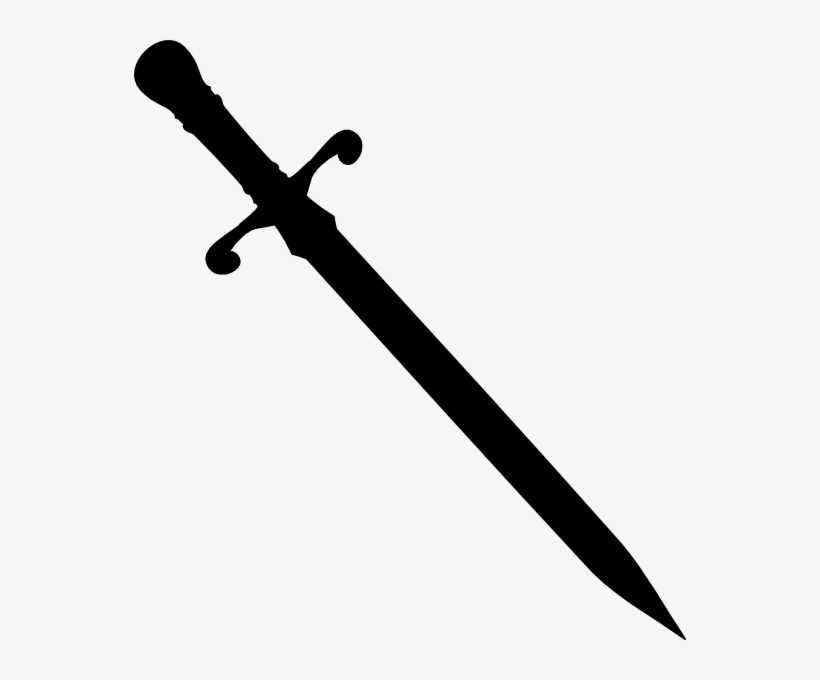
#> input picture imgs/sword.jpeg, 820 x 680 px
$ jupyter execute 14_contour_properties.ipynb   (shell and % lines are left out)
#> lines starting #> are read from the running program, lines starting #| are printed output that depends on the picture; after the words box and inside, x2 and y2 are one past the last pixel; in counts of white or black regions, pixels touching at a corner belong together
### funcs.py
import cv2 as cv
import numpy as np
from matplotlib import pyplot as plt

# ------------------------------------------------------------
### matplotlib_imshow
# ------------------------------------------------------------


# converting color mode to RGB and displaying the image as matplotlib figure
def matplotlib_imshow(
    img_title="", img=None, fig_h=5, cv_colorspace_conversion_flag=cv.COLOR_BGR2RGB
):
    """
    title: plot title (to be shown)
    img: image to plot
    fig_h = 7: figure height is set to 7
    cv_colorspace_conversion_flag = cv.COLOR_BGR2RGB: colorspace conversion
    """

    # tinkering with size
    try:
        img_height, img_width = img.shape[0], img.shape[1]
        aspect_ratio = img_width / img_height
        plt.figure(figsize=(fig_h, fig_h * aspect_ratio))
    except AttributeError:
        print(
            "None Type image. Correct_syntax is, matplotlib_imshow(img_title, img, fig_h, cv_colorspace_conversion_flag)."
        )

    # actual code for displaying the image
    plt.imshow(cv.cvtColor(img, cv_colorspace_conversion_flag))
    plt.title(img_title)
    plt.show()


# ------------------------------------------------------------
### Get grayscale canvas (2D)
# ------------------------------------------------------------


def get_canvas(shape, color_code=(80)):
    return np.full(shape, fill_value=color_code, dtype=np.uint8)


# ------------------------------------------------------------
### Auto Canny Edge detector
# ------------------------------------------------------------


# [86 lines left out: functions auto_canny, find_contours, draw_all_contours_one_by_one, not called in this run]

### transform.py
import numpy as np
import matplotlib.pyplot as plt
import random
import cv2 as cv
from imutils import rotate_bound


def find_contours(img):
    _, thresh_img = cv.threshold(img, 200, 255, cv.THRESH_BINARY)
    cnt, _ = cv.findContours(thresh_img, cv.RETR_EXTERNAL, cv.CHAIN_APPROX_NONE)
    return cnt


def translate(img):
    img_height, img_width = img.shape[:2]
    Tx = int(np.random.randint(10, 50) / 100 * img_width)
    Ty = int(np.random.randint(10, 50) / 100 * img_height)

    T = np.float32([[1, 0, Tx], [0, 1, Ty]])

    dsize_width, dsize_height = Tx + img_width + 10, Ty + img_height + 10

    translated_img = cv.warpAffine(img, T, (dsize_width, dsize_height))
    translated_img_title = f"Translation (X shift: {Tx}, Y shift: {Ty})"

    return translated_img, translated_img_title


def scale(img):
    img_h, img_w = img.shape[:2]
    image_center = (img_w / 2), (
        img_h / 2
    )  # we need in this format because of opencv format

    scale_factor = round(random.uniform(0.6, 1), 2)

    transformation_matrix = cv.getRotationMatrix2D(image_center, 0, scale_factor)

    scaled_img = cv.warpAffine(img, transformation_matrix, (img_w, img_h))
    scaled_img_title = f"Scale factor: {scale_factor}"

    return scaled_img, scaled_img_title


def rotate(img):
    rotation_angle = np.random.randint(10, 320)

    # under the hood, imutils.rotate_bound uses opencv to do this
    rotated_img = rotate_bound(img, -rotation_angle)
    rotated_img_title = f"Rotation Angle (CCW): {rotation_angle}"

    return rotated_img, rotated_img_title


def transform(
    img=None,
    translate_img=False,
    scale_img=False,
    rotate_img=False,
    translate_and_scale_img=False,
    translate_and_rotate_img=False,
    translate_scale_and_rotate_img=False,
):
    if img is None:
        print("Please provide valid image (Numpy Array).")
        exit()

    if translate_img:
        translated_img, translated_img_title = translate(img)
        translated_img_cnt = find_contours(translated_img)[0]

        return translated_img_cnt, translated_img_title

    if scale_img:
        scaled_img, scaled_img_title = scale(img)
        scaled_img_cnt = find_contours(scaled_img)[0]

        return scaled_img_cnt, scaled_img_title

    if rotate_img:
        rotated_img, rotated_img_title = rotate(img)
        rotated_img_cnt = find_contours(rotated_img)[0]

        return rotated_img_cnt, rotated_img_title

    if translate_and_scale_img:
        translated_img, translated_img_title = translate(img)
        translated_and_scaled_img, scaled_img_title = scale(translated_img)

        translated_and_scaled_img_cnt = find_contours(translated_and_scaled_img)[0]

        translated_and_scaled_img_title = f"{translated_img_title}\n{scaled_img_title}"

        return translated_and_scaled_img_cnt, translated_and_scaled_img_title

    if translate_and_rotate_img:
        translated_img, translated_img_title = translate(img)
        translated_and_rotated_img, rotated_img_title = rotate(translated_img)

        translated_and_rotated_img_cnt = find_contours(translated_and_rotated_img)[0]

        # # bringing the contour back to the center
        # translated_and_rotated_img_cnt = translated_and_rotated_img_cnt - np.array(
        #     [img.shape[0] / 2, img.shape[1] / 2], dtype=np.int32
        # )

        translated_and_rotated_img_title = (
            f"{translated_img_title}\n{rotated_img_title}"
        )

        return translated_and_rotated_img_cnt, translated_and_rotated_img_title

    if translate_scale_and_rotate_img:
        translated_img, translated_img_title = translate(img)
        translated_and_scaled_img, scaled_img_title = scale(translated_img)
        translated_scaled_and_rotated_img, rotated_img_title = rotate(
            translated_and_scaled_img
        )

        translated_scaled_and_rotated_img_cnt = find_contours(
            translated_scaled_and_rotated_img
        )[0]

        # # bringing the contour back to the center
        # translated_scaled_and_rotated_img_cnt = (
        #     translated_scaled_and_rotated_img_cnt
        #     - np.array([img.shape[0] / 2, img.shape[1] / 2], dtype=np.int32)
        # )

        translated_scaled_and_rotated_img_title = (
            f"{translated_img_title}\n{scaled_img_title}\n{rotated_img_title}"
        )

        return (
            translated_scaled_and_rotated_img_cnt,
            translated_scaled_and_rotated_img_title,
        )

### 14_contour_properties.ipynb
### Import Statements

[cell 1]
import matplotlib.pyplot as plt
import numpy as np
import cv2 as cv

[cell 2]
from funcs import get_canvas
from funcs import matplotlib_imshow

[cell 3]
# the transform function is used to apply some scaling, rotation and translation to an image randomly
from transform import transform

### *Finding and drawing contours (from an image)*

[cell 4]
img = cv.bitwise_not(cv.imread("./imgs/sword.jpeg", 0))

[cell 5]
def find_contours(img):
    thresh_val, thresh_img = cv.threshold(img, 120, 255, cv.THRESH_BINARY)
#> thresh_img: shape (680, 820); 6.5% white; 1 white region
    cnt, hier = cv.findContours(thresh_img, cv.RETR_EXTERNAL, cv.CHAIN_APPROX_NONE)
#> cnt = 1 contour; box (x1, y1, x2, y2) and area: (134, 40, 686, 640) 35679
    return cnt

- Normal Image (Without any Translation, Scaling or, Rotation Applied)

[cell 6]
cnt = find_contours(img)[0]
#> cnt = contour of 1586 points, box (x1, y1, x2, y2) (134, 40, 686, 640), area 35679

[cell 7]
canvas_shape = tuple(int(2 * i) for i in img.shape)

[cell 8]
# drawing the contour
canvas = get_canvas(canvas_shape, (80))
matplotlib_imshow("Image cnt", cv.drawContours(canvas, [cnt], -1, (255, 255), 2), 5)
#> in matplotlib_imshow, `plt.imshow(cv.cvtColor(img, cv_colorspace_conversion_flag))`:
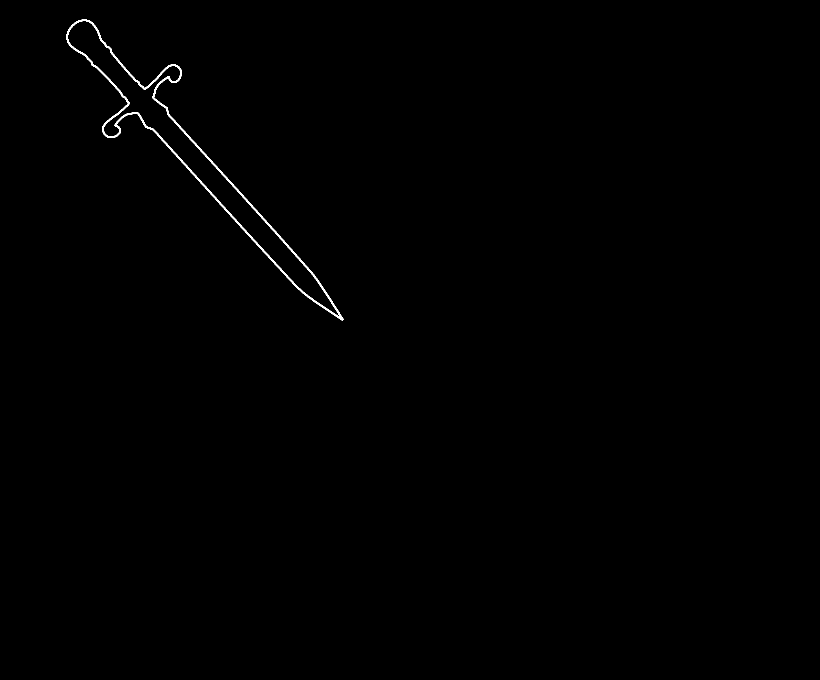
#> img: shape (1360, 1640) (shown at 1/2 size); values 80 (black) and 255 (white), 0.32% white; 1 white region, box (x1, y1, x2, y2) and area: (133, 39, 687, 641) 7071

- Image with Translation Applied

[cell 9]
# applying translation
translated_img_cnt, translated_img_title = transform(img, translate_img=True)
#> in transform, `translated_img, translated_img_title = translate(img)`: translated_img_title = 'Translation (X shift: 82, Y shift: 88)'
#> in find_contours, `cnt, _ = cv.findContours(thresh_img, cv.RETR_EXTERNAL, cv.CHAIN_APPROX..`: cnt = 1 contour; box (x1, y1, x2, y2) and area: (216, 128, 767, 727) 34984
#> in transform, `translated_img_cnt = find_contours(translated_img)[0]`: translated_img_cnt = contour of 1581 points, box (x1, y1, x2, y2) (216, 128, 767, 727), area 34984
#> translated_img_title = 'Translation (X shift: 82, Y shift: 88)'

[cell 10]
# drawing the contour
canvas = get_canvas(canvas_shape, (80))
matplotlib_imshow(
    translated_img_title,
    cv.drawContours(canvas, translated_img_cnt, -1, (255, 255), 2),
    5,
)

- Image with Scaling Applied

[cell 11]
# applying scaling
scaled_img_cnt, scaled_img_title = transform(img, scale_img=True)
#> in find_contours (call 2), `_, thresh_img = cv.threshold(img, 200, 255, cv.THRESH_BINARY)`:
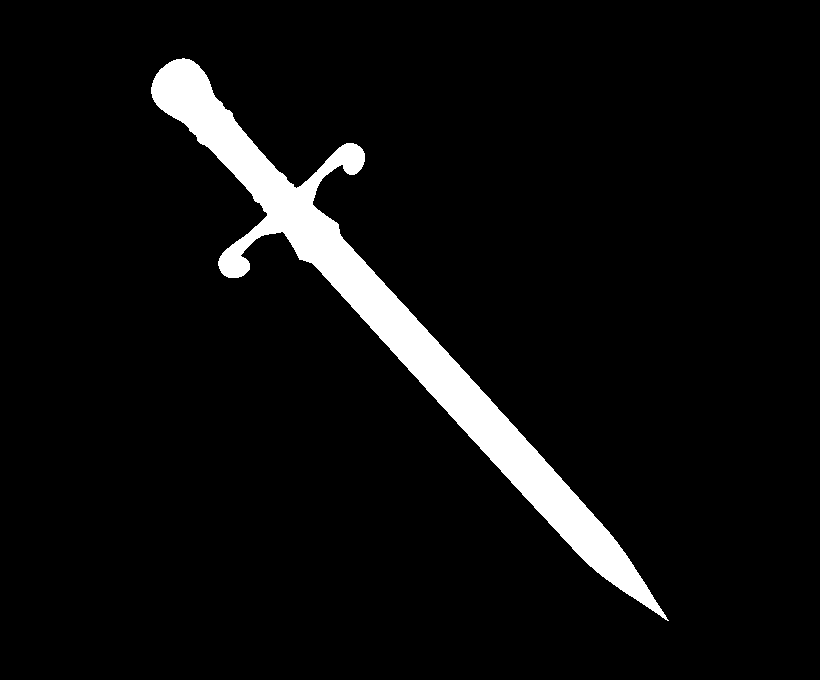
#> thresh_img: shape (680, 820); 5.6% white; 1 white region
#> in find_contours (call 2), `cnt, _ = cv.findContours(thresh_img, cv.RETR_EXTERNAL, cv.CHAIN_APPROX..`: cnt = 1 contour; box (x1, y1, x2, y2) and area: (151, 58, 669, 621) 30607
#> scaled_img_cnt = contour of 1486 points, box (x1, y1, x2, y2) (151, 58, 669, 621), area 30607; scaled_img_title = 'Scale factor: 0.94'

[cell 12]
# drawing the contour
canvas = get_canvas(canvas_shape, (80))
matplotlib_imshow(
    scaled_img_title,
    cv.drawContours(canvas, scaled_img_cnt, -1, (255, 255), 2),
    5,
)

- Image with Rotation Applied

[cell 13]
# applying rotation
rotated_img_cnt, rotated_img_title = transform(img, rotate_img=True)
#> in rotate, `rotated_img = rotate_bound(img, -rotation_angle)`:
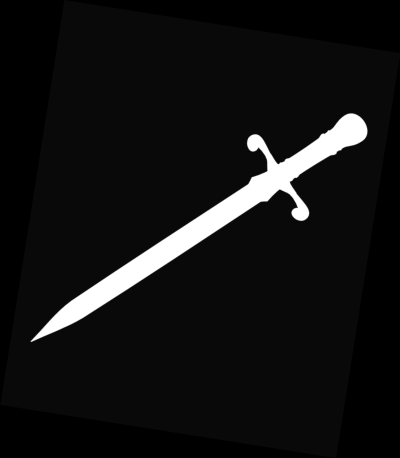
#> rotated_img: shape (916, 799) (shown at 1/2 size); min 0, max 255, mean 19.1
#> in find_contours (call 3), `_, thresh_img = cv.threshold(img, 200, 255, cv.THRESH_BINARY)`:
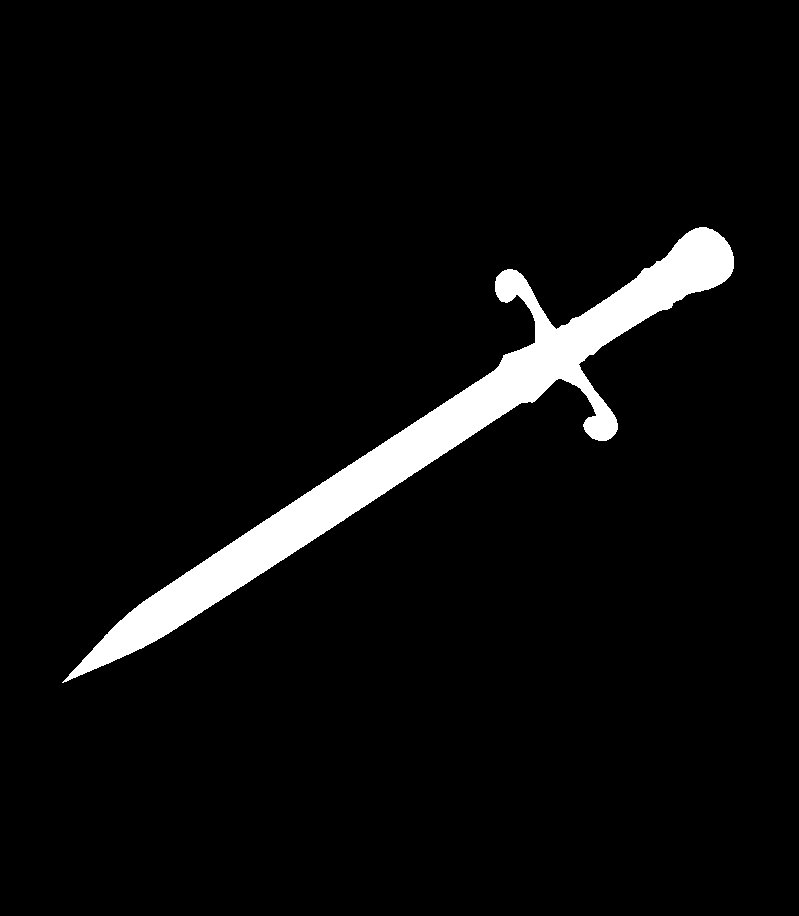
#> thresh_img: shape (916, 799); 4.8% white; 1 white region
#> in find_contours (call 3), `cnt, _ = cv.findContours(thresh_img, cv.RETR_EXTERNAL, cv.CHAIN_APPROX..`: cnt = 1 contour; box (x1, y1, x2, y2) and area: (62, 227, 734, 683) 34637
#> rotated_img_cnt = contour of 1688 points, box (x1, y1, x2, y2) (62, 227, 734, 683), area 34637; rotated_img_title = 'Rotation Angle (CCW): 261'

[cell 14]
# drawing the contour
canvas = get_canvas(canvas_shape, (80))
matplotlib_imshow(
    rotated_img_title,
    cv.drawContours(canvas, rotated_img_cnt, -1, (255, 255), 2),
    5,
)

- Image with Translation and Scaling Applied

[cell 15]
# applying translation and scaling
translated_and_scaled_img_cnt, translated_and_scaled_img_title = transform(
    img, translate_and_scale_img=True
)
#> in scale (call 2), `scaled_img = cv.warpAffine(img, transformation_matrix, (img_w, img_h))`:
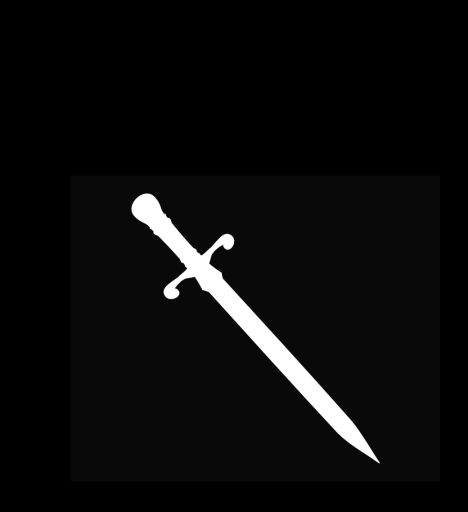
#> scaled_img: shape (1023, 936) (shown at 1/2 size); min 0, max 255, mean 11.8
#> in find_contours (call 4), `cnt, _ = cv.findContours(thresh_img, cv.RETR_EXTERNAL, cv.CHAIN_APPROX..`: cnt = 1 contour; box (x1, y1, x2, y2) and area: (263, 387, 759, 926) 28026
#> translated_and_scaled_img_cnt = contour of 1423 points, box (x1, y1, x2, y2) (263, 387, 759, 926), area 28026

[cell 16]
# drawing the contour
canvas = get_canvas(canvas_shape, (80))
matplotlib_imshow(
    translated_and_scaled_img_title,
    cv.drawContours(canvas, translated_and_scaled_img_cnt, -1, (255, 255), 2),
    5,
)

- Image with Translation and Rotation Applied

[cell 17]
# applying translation and rotation
translated_and_rotated_img_cnt, translated_and_rotated_img_title = transform(
    img, translate_and_rotate_img=True
)
#> in translate (call 3), `translated_img = cv.warpAffine(img, T, (dsize_width, dsize_height))`:
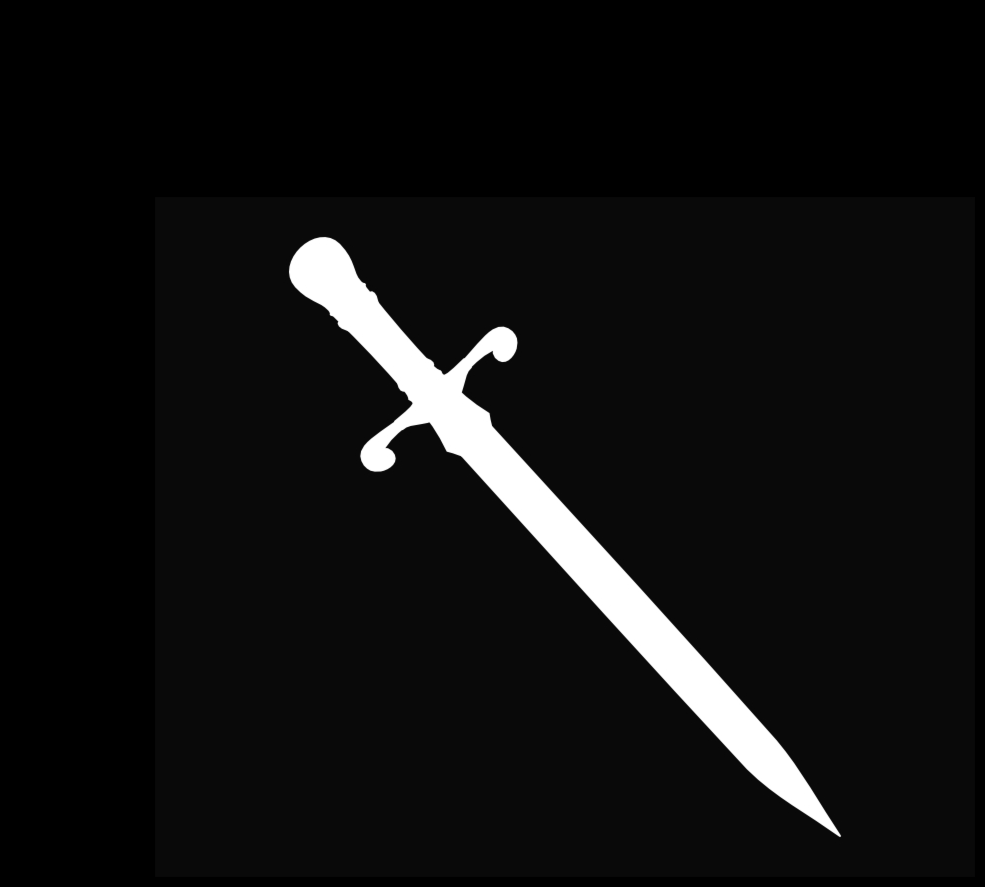
#> translated_img: shape (887, 985); min 0, max 255, mean 16
#> (the rest of the program and of its run is left out)
